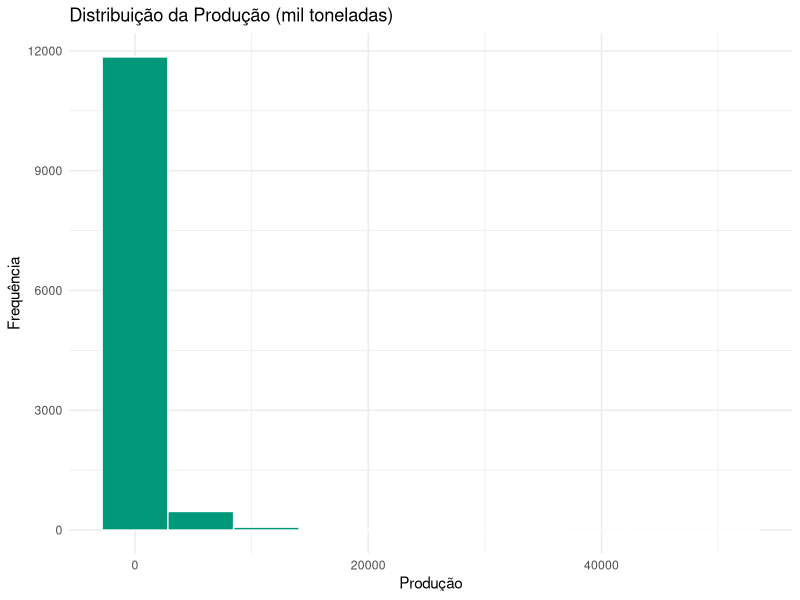
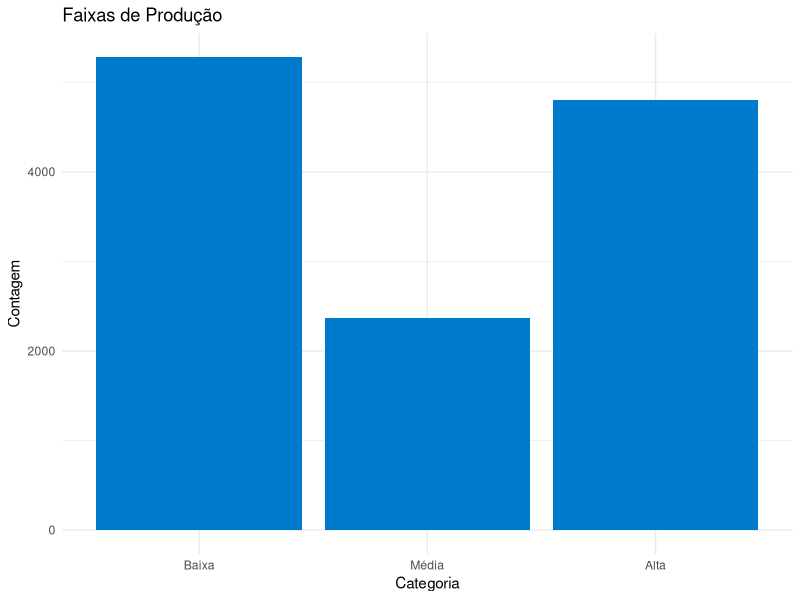
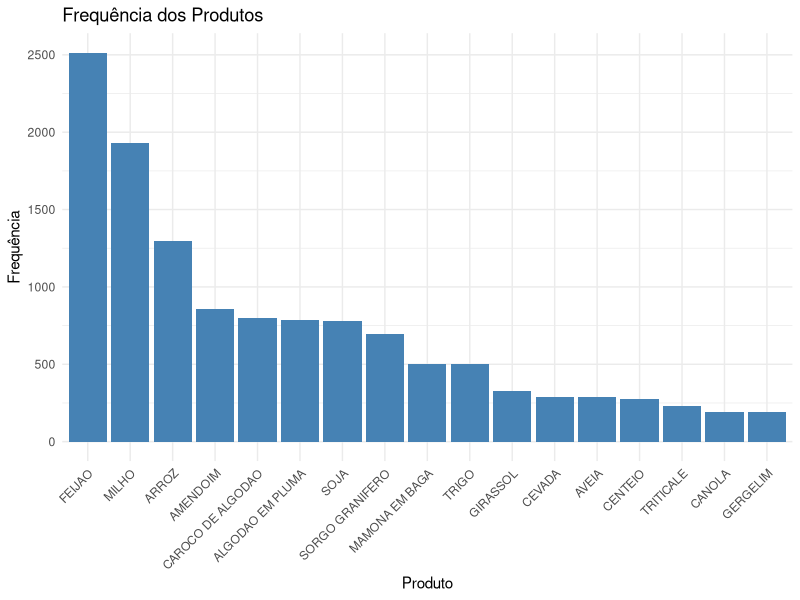
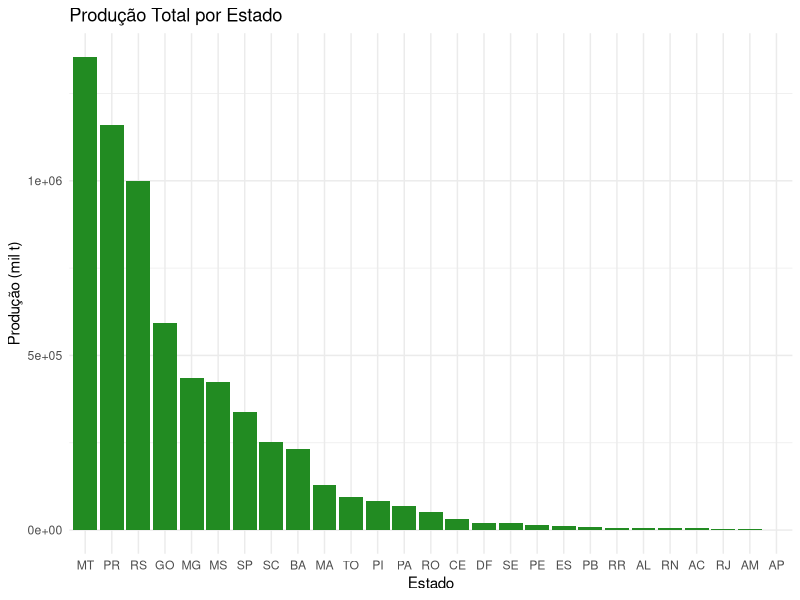
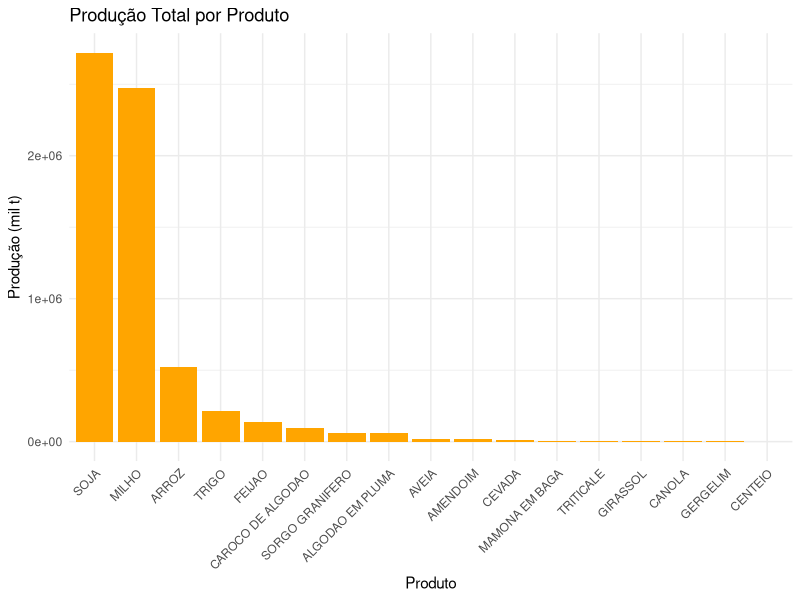

These figures' R source, in order:
# RenanMendes_RM563145_fase2_cap7
# ThiagoSantos_RM5633275_fase2_cap7
# ArthurRosado_RM562061_fase2_cap7
# OtavioCustodio_RM5656065_fase2_cap7
# Otavio_RM565240_fase2_cap7


# Instalando os pacotes.
install.packages("readr")
install.packages("dplyr")
install.packages("ggplot2")
install.packages("readxl")
install.packages("writexl")
install.packages("psych")

library(readr)
library(dplyr)
library(ggplot2)
library(readxl)
library(writexl)
library(psych)

# Ler arquivo CSV - serie_historica_reduzida.
dados <- read_delim("serie_historica_reduzida.csv", delim = ";", locale = locale(decimal_mark = ","))

# removendo espaços.
dados$producao_mil_t <- gsub(",", ".", dados$producao_mil_t)
dados$producao_mil_t <- as.numeric(dados$producao_mil_t)
dados$produto <- trimws(dados$produto)


# Limpando dados.
dados <- dados %>%
  rename(ano_agricola = `ano_agricola`,
         uf = `uf`,
         produto = `produto`,
         producao_mil_t = `producao_mil_t`) %>%
  mutate(producao_mil_t = as.numeric(producao_mil_t)) %>%
  filter(!is.na(producao_mil_t))



# Visualizando a base.
head(dados)
str(dados)
colnames(dados)


#---------------------------------------------------------------------

# Calculando tendência central.
media <- mean(dados$producao_mil_t, na.rm = TRUE)
mediana <- median(dados$producao_mil_t, na.rm = TRUE)

summary_stats <- dados %>%
  summarise(
    max = max(producao_mil_t),
    min = min(producao_mil_t)
  )


# Calculando medidas de dispersão.
desvio_padrao <- sd(dados$producao_mil_t, na.rm = TRUE)
variancia <- var(dados$producao_mil_t, na.rm = TRUE)
amplitude <- range(dados$producao_mil_t, na.rm = TRUE)
coef_var <- desvio_padrao / media

# Calculando medidas separatrizes.
quartis <- quantile(dados$producao_mil_t, probs = c(0.25, 0.5, 0.75), na.rm = TRUE)
decis <- quantile(dados$producao_mil_t, probs = seq(0.1, 0.9, 0.1), na.rm = TRUE)
percentis <- quantile(dados$producao_mil_t, probs = seq(0.01, 0.99, 0.01), na.rm = TRUE)

cat("Média:", media, "\n")
cat("Mediana:", mediana, "\n")
cat("Desvio padrão:", desvio_padrao, "\n")
cat("Coef. de variação:", coef_var, "\n")
cat("Quartis:\n")
print(quartis)


#---------------------------------------------------------------------
# Criando váriaveis novas para análise grafica e exploratória de dados.

# criando variável ordinal (faixa de produção).
dados <- dados %>%
  mutate(categoria_producao = case_when(
    producao_mil_t < 10 ~ "Baixa",
    producao_mil_t < 50 ~ "Média",
    TRUE ~ "Alta"
  )) %>%
  mutate(categoria_producao = factor(categoria_producao,
                                     levels = c("Baixa", "Média", "Alta"),
                                     ordered = TRUE))


# criando variável discreta: ranking por produto e ano.
dados <- dados %>%
  group_by(ano_agricola, produto) %>%
  mutate(ranking_estado = dense_rank(desc(producao_mil_t))) %>%
  ungroup()


# criando variável nominal: se produção foi acima da média.
dados <- dados %>%
  group_by(produto) %>%
  mutate(media_produto = mean(producao_mil_t),
         meta_atingida = ifelse(producao_mil_t > media_produto, "Sim", "Não")) %>%
  ungroup() %>%
  select(-media_produto)

#----------------------------------------------------------------------


# Histograma da produção.
ggplot(dados, aes(x = producao_mil_t)) +
  geom_histogram(bins = 10, fill = "#009879", color = "white") +
  labs(title = "Distribuição da Produção (mil toneladas)", x = "Produção", y = "Frequência") +
  theme_minimal()

# Gráfico: categorias de produção (ordinal).
ggplot(dados, aes(x = categoria_producao)) +
  geom_bar(fill = "#007acc") +
  labs(title = "Faixas de Produção", x = "Categoria", y = "Contagem") +
  theme_minimal()



# Gráfico de barras da contagem de produtos.
contagem_produtos <- dados %>%
  group_by(produto) %>%
  summarise(n = n()) %>%
  arrange(desc(n))

ggplot(contagem_produtos, aes(x = reorder(produto, -n), y = n)) +
  geom_bar(stat = "identity", fill = "steelblue") +
  labs(title = "Frequência dos Produtos", x = "Produto", y = "Frequência") +
  theme_minimal() +
  theme(axis.text.x = element_text(angle = 45, hjust = 1))

##  Gráfico de Barras por Estado.
dados %>%
  group_by(uf) %>%
  summarise(producao_total = sum(producao_mil_t, na.rm = TRUE)) %>%
  ggplot(aes(x = reorder(uf, -producao_total), y = producao_total)) +
  geom_bar(stat = "identity", fill = "forestgreen") +
  labs(title = "Produção Total por Estado", x = "Estado", y = "Produção (mil t)") +
  theme_minimal()

## Gráfico de Barras por Produto.

dados %>%
  group_by(produto) %>%
  summarise(producao_total = sum(producao_mil_t, na.rm = TRUE)) %>%
  ggplot(aes(x = reorder(produto, -producao_total), y = producao_total)) +
  geom_bar(stat = "identity", fill = "orange") +
  labs(title = "Produção Total por Produto", x = "Produto", y = "Produção (mil t)") +
  theme_minimal() +
  theme(axis.text.x = element_text(angle = 45, hjust = 1))

#---------------------------------------------------------------------

# Salvando uma base nova, com insights, análises e classificações.
write_xlsx(list(
  Base_Completa = dados,
  Resumo_Producao = summary_stats
), "base_agricola_completa.xlsx")


